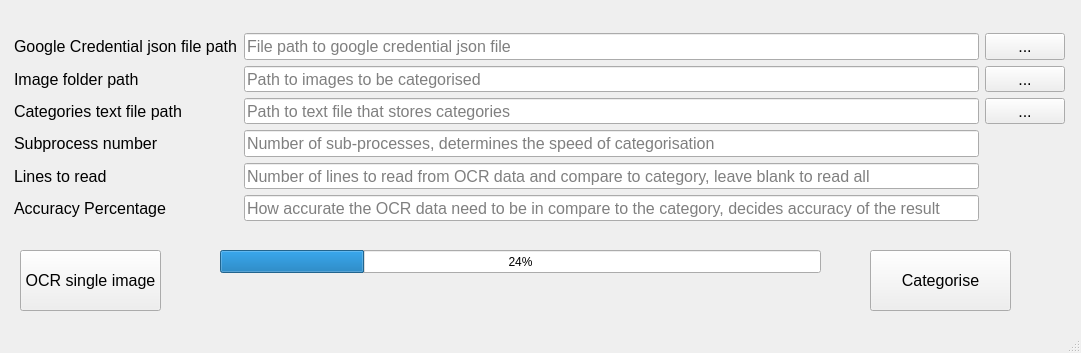
<?xml version="1.0" encoding="UTF-8"?>
<ui version="4.0">
 <class>MainWindow</class>
 <widget class="QMainWindow" name="MainWindow">
  <property name="geometry">
   <rect>
    <x>0</x>
    <y>0</y>
    <width>1081</width>
    <height>353</height>
   </rect>
  </property>
  <property name="windowTitle">
   <string>Image Categorisor</string>
  </property>
  <property name="autoFillBackground">
   <bool>true</bool>
  </property>
  <widget class="QWidget" name="centralwidget">
   <widget class="QPushButton" name="btnOCRWindow">
    <property name="geometry">
     <rect>
      <x>20</x>
      <y>250</y>
      <width>141</width>
      <height>61</height>
     </rect>
    </property>
    <property name="font">
     <font>
      <pointsize>12</pointsize>
     </font>
    </property>
    <property name="text">
     <string>OCR single image</string>
    </property>
   </widget>
   <widget class="QPushButton" name="btnCategorise">
    <property name="geometry">
     <rect>
      <x>870</x>
      <y>250</y>
      <width>141</width>
      <height>61</height>
     </rect>
    </property>
    <property name="font">
     <font>
      <pointsize>12</pointsize>
     </font>
    </property>
    <property name="text">
     <string>Categorise</string>
    </property>
   </widget>
   <widget class="QWidget" name="layoutWidget">
    <property name="geometry">
     <rect>
      <x>14</x>
      <y>33</y>
      <width>1051</width>
      <height>188</height>
     </rect>
    </property>
    <layout class="QGridLayout" name="gridLayout" columnstretch="0,0,0">
     <item row="0" column="0">
      <widget class="QLabel" name="label">
       <property name="enabled">
        <bool>true</bool>
       </property>
       <property name="sizePolicy">
        <sizepolicy hsizetype="Preferred" vsizetype="Preferred">
         <horstretch>0</horstretch>
         <verstretch>0</verstretch>
        </sizepolicy>
       </property>
       <property name="font">
        <font>
         <pointsize>12</pointsize>
        </font>
       </property>
       <property name="text">
        <string>Google Credential json file path</string>
       </property>
      </widget>
     </item>
     <item row="0" column="1">
      <widget class="QLineEdit" name="txtGoogleCredential">
       <property name="font">
        <font>
         <pointsize>12</pointsize>
        </font>
       </property>
       <property name="readOnly">
        <bool>true</bool>
       </property>
       <property name="placeholderText">
        <string>File path to google credential json file</string>
       </property>
      </widget>
     </item>
     <item row="0" column="2">
      <widget class="QPushButton" name="btnGoogleJson">
       <property name="sizePolicy">
        <sizepolicy hsizetype="Minimum" vsizetype="Fixed">
         <horstretch>0</horstretch>
         <verstretch>0</verstretch>
        </sizepolicy>
       </property>
       <property name="font">
        <font>
         <pointsize>12</pointsize>
        </font>
       </property>
       <property name="text">
        <string>...</string>
       </property>
      </widget>
     </item>
     <item row="1" column="0">
      <widget class="QLabel" name="label_3">
       <property name="enabled">
        <bool>true</bool>
       </property>
       <property name="sizePolicy">
        <sizepolicy hsizetype="Preferred" vsizetype="Preferred">
         <horstretch>0</horstretch>
         <verstretch>0</verstretch>
        </sizepolicy>
       </property>
       <property name="font">
        <font>
         <pointsize>12</pointsize>
        </font>
       </property>
       <property name="text">
        <string>Image folder path</string>
       </property>
      </widget>
     </item>
     <item row="1" column="1">
      <widget class="QLineEdit" name="txtImageFolder">
       <property name="font">
        <font>
         <pointsize>12</pointsize>
        </font>
       </property>
       <property name="readOnly">
        <bool>true</bool>
       </property>
       <property name="placeholderText">
        <string>Path to images to be categorised</string>
       </property>
      </widget>
     </item>
     <item row="1" column="2">
      <widget class="QPushButton" name="btnImageFolder">
       <property name="font">
        <font>
         <pointsize>12</pointsize>
        </font>
       </property>
       <property name="text">
        <string>...</string>
       </property>
      </widget>
     </item>
     <item row="2" column="0">
      <widget class="QLabel" name="label_2">
       <property name="enabled">
        <bool>true</bool>
       </property>
       <property name="sizePolicy">
        <sizepolicy hsizetype="Preferred" vsizetype="Preferred">
         <horstretch>0</horstretch>
         <verstretch>0</verstretch>
        </sizepolicy>
       </property>
       <property name="font">
        <font>
         <pointsize>12</pointsize>
        </font>
       </property>
       <property name="text">
        <string>Categories text file path</string>
       </property>
      </widget>
     </item>
     <item row="2" column="1">
      <widget class="QLineEdit" name="txtCategories">
       <property name="font">
        <font>
         <pointsize>12</pointsize>
        </font>
       </property>
       <property name="readOnly">
        <bool>true</bool>
       </property>
       <property name="placeholderText">
        <string>Path to text file that stores categories</string>
       </property>
      </widget>
     </item>
     <item row="2" column="2">
      <widget class="QPushButton" name="btnCategoryTxt">
       <property name="font">
        <font>
         <pointsize>12</pointsize>
        </font>
       </property>
       <property name="text">
        <string>...</string>
       </property>
       <property name="icon">
        <iconset theme="folder">
         <normaloff>.</normaloff>.</iconset>
       </property>
      </widget>
     </item>
     <item row="3" column="0">
      <widget class="QLabel" name="label_4">
       <property name="enabled">
        <bool>true</bool>
       </property>
       <property name="sizePolicy">
        <sizepolicy hsizetype="Preferred" vsizetype="Preferred">
         <horstretch>0</horstretch>
         <verstretch>0</verstretch>
        </sizepolicy>
       </property>
       <property name="font">
        <font>
         <pointsize>12</pointsize>
        </font>
       </property>
       <property name="text">
        <string>Subprocess number</string>
       </property>
      </widget>
     </item>
     <item row="3" column="1">
      <widget class="QLineEdit" name="txtSubprocessNumber">
       <property name="font">
        <font>
         <pointsize>12</pointsize>
        </font>
       </property>
       <property name="placeholderText">
        <string>Number of sub-processes, determines the speed of categorisation</string>
       </property>
      </widget>
     </item>
     <item row="4" column="0">
      <widget class="QLabel" name="label_5">
       <property name="enabled">
        <bool>true</bool>
       </property>
       <property name="sizePolicy">
        <sizepolicy hsizetype="Preferred" vsizetype="Preferred">
         <horstretch>0</horstretch>
         <verstretch>0</verstretch>
        </sizepolicy>
       </property>
       <property name="font">
        <font>
         <pointsize>12</pointsize>
        </font>
       </property>
       <property name="text">
        <string>Lines to read</string>
       </property>
      </widget>
     </item>
     <item row="4" column="1">
      <widget class="QLineEdit" name="txtLinesToRead">
       <property name="font">
        <font>
         <pointsize>12</pointsize>
        </font>
       </property>
       <property name="placeholderText">
        <string>Number of lines to read from OCR data and compare to category, leave blank to read all</string>
       </property>
      </widget>
     </item>
     <item row="5" column="0">
      <widget class="QLabel" name="label_6">
       <property name="enabled">
        <bool>true</bool>
       </property>
       <property name="sizePolicy">
        <sizepolicy hsizetype="Preferred" vsizetype="Preferred">
         <horstretch>0</horstretch>
         <verstretch>0</verstretch>
        </sizepolicy>
       </property>
       <property name="font">
        <font>
         <pointsize>12</pointsize>
        </font>
       </property>
       <property name="text">
        <string>Accuracy Percentage</string>
       </property>
      </widget>
     </item>
     <item row="5" column="1">
      <widget class="QLineEdit" name="txtAccPercentage">
       <property name="font">
        <font>
         <pointsize>12</pointsize>
        </font>
       </property>
       <property name="placeholderText">
        <string>How accurate the OCR data need to be in compare to the category, decides accuracy of the result</string>
       </property>
      </widget>
     </item>
    </layout>
   </widget>
   <widget class="QProgressBar" name="progressBar">
    <property name="geometry">
     <rect>
      <x>220</x>
      <y>250</y>
      <width>601</width>
      <height>23</height>
     </rect>
    </property>
    <property name="value">
     <number>24</number>
    </property>
   </widget>
  </widget>
  <widget class="QStatusBar" name="statusbar"/>
 </widget>
 <resources/>
 <connections/>
</ui>
